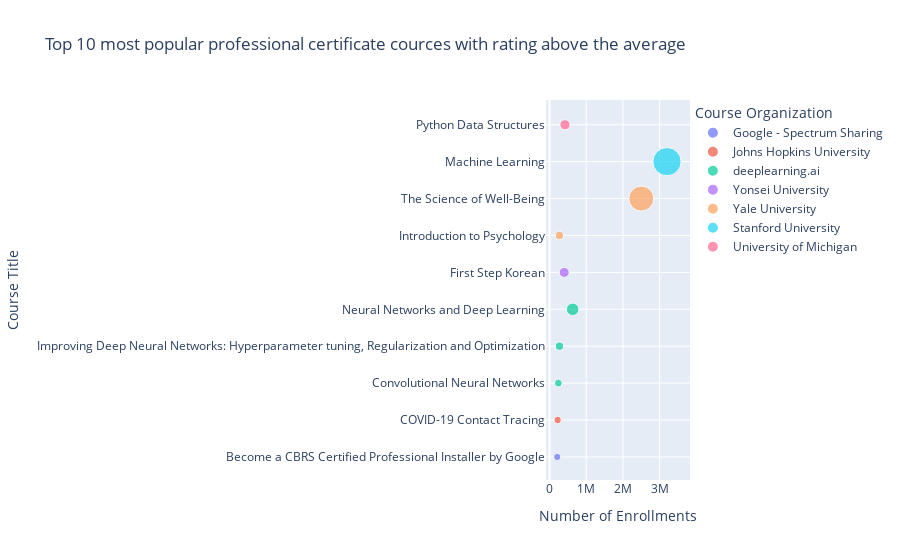

Notebook cell for this chart:
### Markdown cell above
#### **2.8 Top 10 most popular course certificate with higest ratings**

Max and -0.1 rating of all courses was counted to represent the quality of the course higher than average and filtered by type as course.


Plotly was used to visualize the course dificulty by their enrollments interactively. 


###### **Please know, that exact counts and zoom is only available in Jupiter notebook*

### Code cell
max_course_rating = df['course_rating'].max()

top_courses = df[(df['course_rating'] == (max_course_rating-0.1)) & (df['course_Certificate_type'] == 'COURSE')]

course_popularity = top_courses.groupby('course_title')['course_students_enrolled'].sum().reset_index()
top_10_courses = course_popularity.sort_values('course_students_enrolled', ascending=False).head(10)

filtered_top_courses = top_courses[top_courses['course_title'].isin(top_10_courses['course_title'])]


fig = px.scatter(
    filtered_top_courses, 
    x='course_students_enrolled', 
    y='course_title', 
    color='course_organization',
    color_continuous_scale='Viridis', 
    size='course_students_enrolled',
    hover_name='course_title', 
    hover_data={'course_difficulty': True, 'course_rating': True, 'course_students_enrolled': True},
    title="Top 10 most popular professional certificate cources with rating above the average",
    labels={
        "course_organization": "Course Organization", 
        "course_title": "Course Title", 
        "course_rating": "Course Rating", 
        "course_students_enrolled": "Number of Enrollments", 
        "course_difficulty": "Course Difficulty"
    },
    size_max=20 
)

fig.show()

### Figure 1 — Plotly figure (JSON) as saved in the notebook; plotly's stock layout.template omitted (floating-point values rounded to 4 significant figures)
{"data": [{"customdata": [["Mixed", 4.9]], "hovertemplate": "<b>%{hovertext}</b><br><br>Course Organization=Google - Spectrum Sharing<br>Number of Enrollments=%{marker.size}<br>Course Title=%{y}<br>Course Difficulty=%{customdata[0]}<br>Course Rating=%{customdata[1]}<extra></extra>", "hovertext": ["Become a CBRS Certified Professional Installer by Google"], "legendgroup": "Google - Spectrum Sharing", "marker": {"color": "#636efa", "size": [210000], "sizemode": "area", "sizeref": 8000, "symbol": "circle"}, "mode": "markers", "name": "Google - Spectrum Sharing", "orientation": "h", "showlegend": true, "type": "scatter", "x": [210000], "xaxis": "x", "y": ["Become a CBRS Certified Professional Installer by Google"], "yaxis": "y"}, {"customdata": [["Beginner", 4.9]], "hovertemplate": "<b>%{hovertext}</b><br><br>Course Organization=Johns Hopkins University<br>Number of Enrollments=%{marker.size}<br>Course Title=%{y}<br>Course Difficulty=%{customdata[0]}<br>Course Rating=%{customdata[1]}<extra></extra>", "hovertext": ["COVID-19 Contact Tracing"], "legendgroup": "Johns Hopkins University", "marker": {"color": "#EF553B", "size": [220000], "sizemode": "area", "sizeref": 8000, "symbol": "circle"}, "mode": "markers", "name": "Johns Hopkins University", "orientation": "h", "showlegend": true, "type": "scatter", "x": [220000], "xaxis": "x", "y": ["COVID-19 Contact Tracing"], "yaxis": "y"}, {"customdata": [["Intermediate", 4.9], ["Beginner", 4.9], ["Intermediate", 4.9]], "hovertemplate": "<b>%{hovertext}</b><br><br>Course Organization=deeplearning.ai<br>Number of Enrollments=%{marker.size}<br>Course Title=%{y}<br>Course Difficulty=%{customdata[0]}<br>Course Rating=%{customdata[1]}<extra></extra>", "hovertext": ["Convolutional Neural Networks", "Improving Deep Neural Networks: Hyperparameter tuning, Regularization and Optimization", "Neural Networks and Deep Learning"], "legendgroup": "deeplearning.ai", "marker": {"color": "#00cc96", "size": [240000, 270000, 630000], "sizemode": "area", "sizeref": 8000, "symbol": "circle"}, "mode": "markers", "name": "deeplearning.ai", "orientation": "h", "showlegend": true, "type": "scatter", "x": [240000, 270000, 630000], "xaxis": "x", "y": ["Convolutional Neural Networks", "Improving Deep Neural Networks: Hyperparameter tuning, Regularization and Optimization", "Neural Networks and Deep Learning"], "yaxis": "y"}, {"customdata": [["Beginner", 4.9]], "hovertemplate": "<b>%{hovertext}</b><br><br>Course Organization=Yonsei University<br>Number of Enrollments=%{marker.size}<br>Course Title=%{y}<br>Course Difficulty=%{customdata[0]}<br>Course Rating=%{customdata[1]}<extra></extra>", "hovertext": ["First Step Korean"], "legendgroup": "Yonsei University", "marker": {"color": "#ab63fa", "size": [400000], "sizemode": "area", "sizeref": 8000, "symbol": "circle"}, "mode": "markers", "name": "Yonsei University", "orientation": "h", "showlegend": true, "type": "scatter", "x": [400000], "xaxis": "x", "y": ["First Step Korean"], "yaxis": "y"}, {"customdata": [["Beginner", 4.9], ["Mixed", 4.9]], "hovertemplate": "<b>%{hovertext}</b><br><br>Course Organization=Yale University<br>Number of Enrollments=%{marker.size}<br>Course Title=%{y}<br>Course Difficulty=%{customdata[0]}<br>Course Rating=%{customdata[1]}<extra></extra>", "hovertext": ["Introduction to Psychology", "The Science of Well-Being"], "legendgroup": "Yale University", "marker": {"color": "#FFA15A", "size": [270000, 2500000], "sizemode": "area", "sizeref": 8000, "symbol": "circle"}, "mode": "markers", "name": "Yale University", "orientation": "h", "showlegend": true, "type": "scatter", "x": [270000, 2500000], "xaxis": "x", "y": ["Introduction to Psychology", "The Science of Well-Being"], "yaxis": "y"}, {"customdata": [["Mixed", 4.9]], "hovertemplate": "<b>%{hovertext}</b><br><br>Course Organization=Stanford University<br>Number of Enrollments=%{marker.size}<br>Course Title=%{y}<br>Course Difficulty=%{customdata[0]}<br>Course Rating=%{customdata[1]}<extra></extra>", "hovertext": ["Machine Learning"], "legendgroup": "Stanford University", "marker": {"color": "#19d3f3", "size": [3200000], "sizemode": "area", "sizeref": 8000, "symbol": "circle"}, "mode": "markers", "name": "Stanford University", "orientation": "h", "showlegend": true, "type": "scatter", "x": [3200000], "xaxis": "x", "y": ["Machine Learning"], "yaxis": "y"}, {"customdata": [["Mixed", 4.9]], "hovertemplate": "<b>%{hovertext}</b><br><br>Course Organization=University of Michigan<br>Number of Enrollments=%{marker.size}<br>Course Title=%{y}<br>Course Difficulty=%{customdata[0]}<br>Course Rating=%{customdata[1]}<extra></extra>", "hovertext": ["Python Data Structures"], "legendgroup": "University of Michigan", "marker": {"color": "#FF6692", "size": [420000], "sizemode": "area", "sizeref": 8000, "symbol": "circle"}, "mode": "markers", "name": "University of Michigan", "orientation": "h", "showlegend": true, "type": "scatter", "x": [420000], "xaxis": "x", "y": ["Python Data Structures"], "yaxis": "y"}], "layout": {"legend": {"itemsizing": "constant", "title": {"text": "Course Organization"}, "tracegroupgap": 0}, "title": {"text": "Top 10 most popular professional certificate cources with rating above the average"}, "xaxis": {"anchor": "y", "domain": [0, 1], "title": {"text": "Number of Enrollments"}}, "yaxis": {"anchor": "x", "domain": [0, 1], "title": {"text": "Course Title"}}}}
